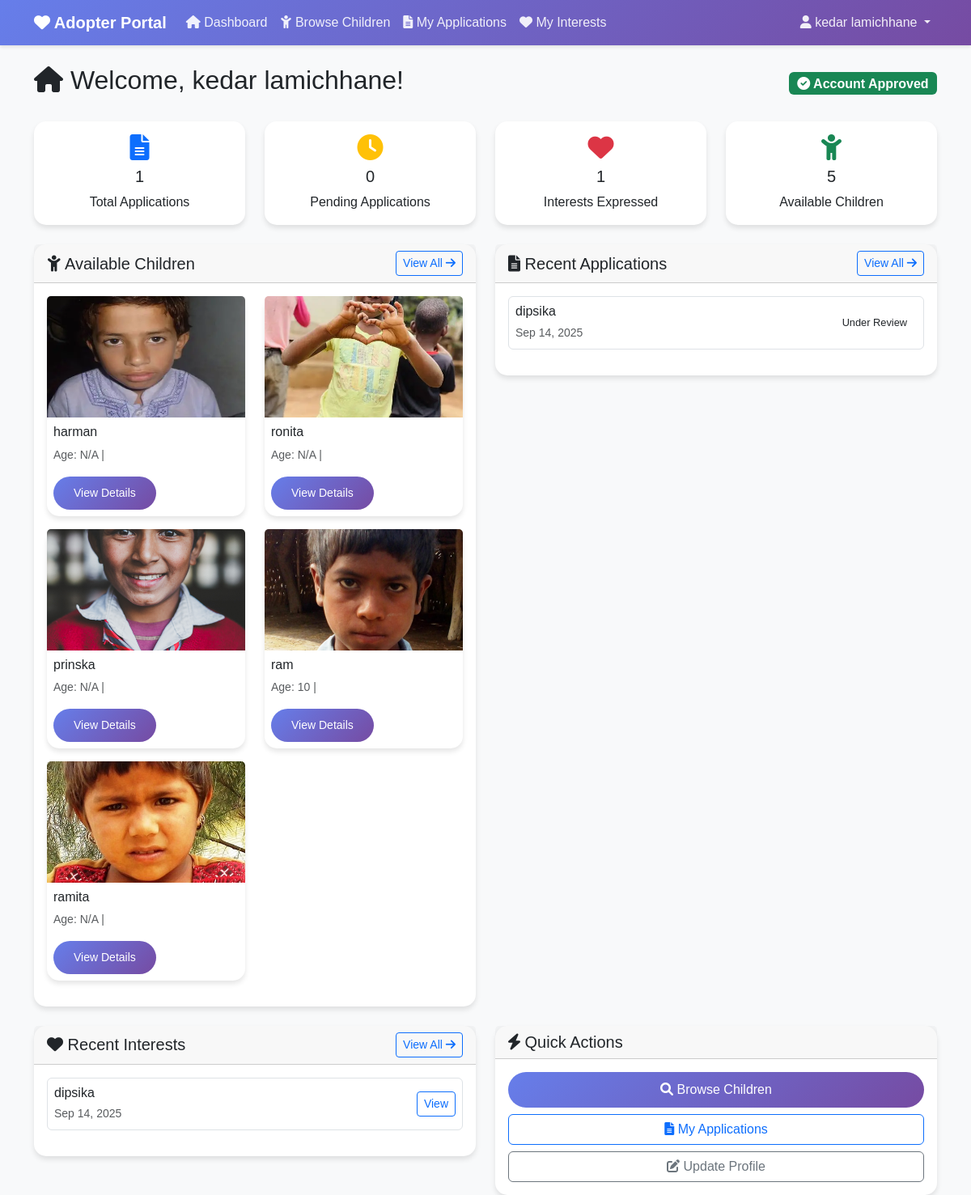
The app's page /adopter/dashboard/ (signed in) with its own data.
### orphanage/models.py (models this page shows, shortened)
class Adopter(models.Model):
    user = models.OneToOneField(User, on_delete=models.CASCADE, related_name='adopter_profile')
    phone = models.CharField(max_length=15, blank=True, null=True)
    address = models.TextField(blank=True, null=True)
    occupation = models.CharField(max_length=100, blank=True, null=True)
    annual_income = models.DecimalField(max_digits=12, decimal_places=2, blank=True, null=True)
    family_size = models.IntegerField(default=1)
    marital_status = models.CharField(
        max_length=20,
        choices=[
            ('Single', 'Single'),
            ('Married', 'Married'),
            ('Divorced', 'Divorced'),
            ('Widowed', 'Widowed')
        ],
        default='Single'
    )
    has_children = models.BooleanField(default=False)
    adoption_experience = models.TextField(blank=True, null=True)
    motivation = models.TextField(blank=True, null=True)
    is_approved = models.BooleanField(default=False)
    created_at = models.DateTimeField(auto_now_add=True)
    updated_at = models.DateTimeField(auto_now=True)

class Child(models.Model):
    name = models.CharField(max_length=100)
    gender = models.CharField(
        max_length=10,
        choices=[('Male', 'Male'), ('Female', 'Female'), ('Other', 'Other')]
    )
    admission_date = models.DateField(default=date.today)
    photo = models.ImageField(upload_to='child_photos/', null=True, blank=True)
    priority = models.IntegerField(default=1)
    need = models.TextField(blank=True, null=True)
    age = models.IntegerField(null=True, blank=True)
    child_need_fulfilled = models.BooleanField(default=False)
    date_of_birth = models.DateField(null=True, blank=True, help_text="Child's date of birth")
    background = models.TextField(blank=True, null=True, help_text="Child's background story and history")
    hobbies_interests = models.TextField(blank=True, null=True, help_text="Child's hobbies, interests, and activities")
    personality = models.TextField(blank=True, null=True, help_text="Child's personality traits and characteristics")
    health_status = models.TextField(blank=True, null=True, help_text="Health conditions and medical information")
    education_level = models.CharField(max_length=50, blank=True, null=True, help_text="Current education level")
    favorite_subjects = models.CharField(max_length=200, blank=True, null=True, help_text="Favorite subjects or activities")
    special_skills = models.TextField(blank=True, null=True, help_text="Special talents or skills")
    dietary_requirements = models.TextField(blank=True, null=True, help_text="Any dietary restrictions or preferences")
    languages_spoken = models.CharField(max_length=200, blank=True, null=True, help_text="Languages the child speaks")
    is_available_for_adoption = models.BooleanField(default=True, help_text="Whether child is available for adoption")
    adoption_notes = models.TextField(blank=True, null=True, help_text="Special notes for potential adopters")

class AdoptionApplication(models.Model):
    STATUS_CHOICES = [
        ('pending', 'Pending'),
        ('under_review', 'Under Review'),
        ('approved', 'Approved'),
        ('rejected', 'Rejected'),
        ('completed', 'Completed')
    ]
    adopter = models.ForeignKey(Adopter, on_delete=models.CASCADE, related_name='adoption_applications')
    child = models.ForeignKey(Child, on_delete=models.CASCADE, related_name='adoption_applications')
    status = models.CharField(max_length=20, choices=STATUS_CHOICES, default='pending')
    application_date = models.DateTimeField(auto_now_add=True)
    review_date = models.DateTimeField(blank=True, null=True)
    notes = models.TextField(blank=True, null=True)
    reviewed_by = models.ForeignKey(
        User,
        on_delete=models.SET_NULL,
        null=True,
        blank=True,
        related_name='reviewed_applications'
    )
    class Meta:
        unique_together = ['adopter', 'child']

class AdoptionInterest(models.Model):
    adopter = models.ForeignKey(Adopter, on_delete=models.CASCADE, related_name='interests')
    child = models.ForeignKey(Child, on_delete=models.CASCADE, related_name='interests')
    interest_date = models.DateTimeField(auto_now_add=True)
    notes = models.TextField(blank=True, null=True)
    class Meta:
        unique_together = ['adopter', 'child']

### orphanage/views/adopter_views.py (the view)
# urls.py: path('adopter/dashboard/', adopter_views.adopter_dashboard, name='adopter_dashboard'),
@login_required
def adopter_dashboard(request):
    try:
        adopter = request.user.adopter_profile
    except Adopter.DoesNotExist:
        messages.error(request, 'Adopter profile not found.')
        return redirect('orphanage:adopter_register')
    applications = AdoptionApplication.objects.filter(adopter=adopter).order_by('-application_date')
    interests = AdoptionInterest.objects.filter(adopter=adopter).order_by('-interest_date')
    applied_child_ids = applications.values_list('child_id', flat=True)
    available_children = Child.objects.exclude(id__in=applied_child_ids)[:6]
    context = {
        'adopter': adopter,
        'applications': applications[:5],
        'interests': interests[:5],
        'available_children': available_children,
        'total_applications': applications.count(),
        'pending_applications': applications.filter(status='pending').count(),
    }
    return render(request, 'orphanage/adopter/dashboard.html', context)

### orphanage/templates/orphanage/adopter/dashboard.html (shortened to what this page needs)
{% extends "orphanage/adopter/base.html" %}
{% block content %}
<div class="row">
    <div class="col-12">
        <div class="d-flex justify-content-between align-items-center mb-4">
            <h2><i class="fas fa-home"></i> Welcome, {{ adopter.user.get_full_name|default:adopter.user.username }}!</h2>
            <div class="text-end">
                <span class="badge bg-{% if adopter.is_approved %}success{% else %}warning{% endif %} fs-6">
                    {% if adopter.is_approved %}
                        <i class="fas fa-check-circle"></i> Account Approved
                    {% else %}
                        <i class="fas fa-clock"></i> Pending Approval
                    {% endif %}
                </span>
            </div>
        </div>
    </div>
</div>
<div class="row mb-4">
    <div class="col-md-3">
        <div class="card text-center">
            <div class="card-body">
                <i class="fas fa-file-alt fa-2x text-primary mb-2"></i>
                <h5 class="card-title">{{ total_applications }}</h5>
                <p class="card-text">Total Applications</p>
            </div>
        </div>
    </div>
    <div class="col-md-3">
        <div class="card text-center">
            <div class="card-body">
                <i class="fas fa-clock fa-2x text-warning mb-2"></i>
                <h5 class="card-title">{{ pending_applications }}</h5>
                <p class="card-text">Pending Applications</p>
            </div>
        </div>
    </div>
    <div class="col-md-3">
        <div class="card text-center">
            <div class="card-body">
                <i class="fas fa-heart fa-2x text-danger mb-2"></i>
                <h5 class="card-title">{{ interests|length }}</h5>
                <p class="card-text">Interests Expressed</p>
            </div>
        </div>
    </div>
    <div class="col-md-3">
        <div class="card text-center">
            <div class="card-body">
                <i class="fas fa-child fa-2x text-success mb-2"></i>
                <h5 class="card-title">{{ available_children|length }}</h5>
                <p class="card-text">Available Children</p>
            </div>
        </div>
    </div>
</div>
<div class="row">
    <div class="col-md-6">
        <div class="card">
            <div class="card-header d-flex justify-content-between align-items-center">
                <h5 class="mb-0"><i class="fas fa-child"></i> Available Children</h5>
                <a href="{% url 'orphanage:browse_children' %}" class="btn btn-sm btn-outline-primary">
                    View All <i class="fas fa-arrow-right"></i>
                </a>
            </div>
            <div class="card-body">
                {% if available_children %}
                    <div class="row">
                        {% for child in available_children %}
                        <div class="col-md-6 mb-3">
                            <div class="card h-100">
                                {% if child.photo %}
                                    <img src="{{ child.photo.url }}" class="card-img-top" alt="{{ child.name }}" style="height: 150px; object-fit: cover;">
                                {% else %}
                                    <div class="card-img-top bg-light d-flex align-items-center justify-content-center" style="height: 150px;">
                                        <i class="fas fa-user fa-3x text-muted"></i>
                                    </div>
                                {% endif %}
                                <div class="card-body p-2">
                                    <h6 class="card-title">{{ child.name }}</h6>
                                    <p class="card-text small text-muted">
                                        Age: {{ child.age|default:"N/A" }} | {{ child.gender }}
                                    </p>
                                    <a href="{% url 'orphanage:child_detail_adopter' child.id %}" class="btn btn-sm btn-primary">
                                        View Details
                                    </a>
                                </div>
                            </div>
                        </div>
                        {% endfor %}
                    </div>
                {% else %}
                    <p class="text-muted text-center">No available children at the moment.</p>
                {% endif %}
            </div>
        </div>
    </div>
    <div class="col-md-6">
        <div class="card">
            <div class="card-header d-flex justify-content-between align-items-center">
                <h5 class="mb-0"><i class="fas fa-file-alt"></i> Recent Applications</h5>
                <a href="{% url 'orphanage:my_applications' %}" class="btn btn-sm btn-outline-primary">
                    View All <i class="fas fa-arrow-right"></i>
                </a>
            </div>
            <div class="card-body">
                {% if applications %}
                    {% for application in applications %}
                    <div class="d-flex justify-content-between align-items-center mb-3 p-2 border rounded">
                        <div>
                            <h6 class="mb-1">{{ application.child.name }}</h6>
                            <small class="text-muted">{{ application.application_date|date:"M d, Y" }}</small>
                        </div>
                        <span class="status-badge status-{{ application.status }}">
                            {{ application.get_status_display }}
                        </span>
                    </div>
                    {% endfor %}
                {% else %}
                    <p class="text-muted text-center">No applications yet.</p>
                {% endif %}
            </div>
        </div>
    </div>
</div>
<div class="row mt-4">
    <div class="col-md-6">
        <div class="card">
            <div class="card-header d-flex justify-content-between align-items-center">
                <h5 class="mb-0"><i class="fas fa-heart"></i> Recent Interests</h5>
                <a href="{% url 'orphanage:my_interests' %}" class="btn btn-sm btn-outline-primary">
                    View All <i class="fas fa-arrow-right"></i>
                </a>
            </div>
            <div class="card-body">
                {% if interests %}
                    {% for interest in interests %}
                    <div class="d-flex justify-content-between align-items-center mb-3 p-2 border rounded">
                        <div>
                            <h6 class="mb-1">{{ interest.child.name }}</h6>
                            <small class="text-muted">{{ interest.interest_date|date:"M d, Y" }}</small>
                        </div>
                        <a href="{% url 'orphanage:child_detail_adopter' interest.child.id %}" class="btn btn-sm btn-outline-primary">
                            View
                        </a>
                    </div>
                    {% endfor %}
                {% else %}
                    <p class="text-muted text-center">No interests expressed yet.</p>
                {% endif %}
            </div>
        </div>
    </div>
    <div class="col-md-6">
        <div class="card">
            <div class="card-header">
                <h5 class="mb-0"><i class="fas fa-bolt"></i> Quick Actions</h5>
            </div>
            <div class="card-body">
                <div class="d-grid gap-2">
                    <a href="{% url 'orphanage:browse_children' %}" class="btn btn-primary">
                        <i class="fas fa-search"></i> Browse Children
                    </a>
                    <a href="{% url 'orphanage:my_applications' %}" class="btn btn-outline-primary">
                        <i class="fas fa-file-alt"></i> My Applications
                    </a>
                    <a href="{% url 'orphanage:update_profile' %}" class="btn btn-outline-secondary">
                        <i class="fas fa-edit"></i> Update Profile
                    </a>
                </div>
            </div>
        </div>
    </div>
</div>
{% endblock %}

### orphanage/templates/orphanage/adopter/base.html (shortened to what this page needs)
{% load static %}
<!DOCTYPE html>
<html lang="en">
<head>
    <link href="https://cdn.jsdelivr.net/npm/bootstrap@5.3.3/dist/css/bootstrap.min.css" rel="stylesheet">
    <link href="https://cdnjs.cloudflare.com/ajax/libs/font-awesome/6.0.0/css/all.min.css" rel="stylesheet">
</head>
<body>
    <nav class="navbar navbar-expand-lg navbar-dark">
        <div class="container">
            <a class="navbar-brand" href="{% url 'orphanage:adopter_dashboard' %}">
                <i class="fas fa-heart"></i> Adopter Portal
            </a>
            <div class="collapse navbar-collapse" id="navbarNav">
                <ul class="navbar-nav me-auto">
                    <li class="nav-item">
                        <a class="nav-link" href="{% url 'orphanage:adopter_dashboard' %}">
                            <i class="fas fa-home"></i> Dashboard
                        </a>
                    </li>
                    <li class="nav-item">
                        <a class="nav-link" href="{% url 'orphanage:browse_children' %}">
                            <i class="fas fa-child"></i> Browse Children
                        </a>
                    </li>
                    <li class="nav-item">
                        <a class="nav-link" href="{% url 'orphanage:my_applications' %}">
                            <i class="fas fa-file-alt"></i> My Applications
                        </a>
                    </li>
                    <li class="nav-item">
                        <a class="nav-link" href="{% url 'orphanage:my_interests' %}">
                            <i class="fas fa-heart"></i> My Interests
                        </a>
                    </li>
                </ul>
                <ul class="navbar-nav">
                    <li class="nav-item dropdown">
                        <a class="nav-link dropdown-toggle" href="#" id="navbarDropdown" role="button" data-bs-toggle="dropdown">
                            <i class="fas fa-user"></i> {{ user.get_full_name|default:user.username }}
                        </a>
                    </li>
                </ul>
            </div>
        </div>
    </nav>
    <div class="container mt-4">
        {% block content %}
        {% endblock %}
    </div>
</body>
</html>

### orphanage/templates/orphanage/adopter/base.html (style rules this page uses)
body { font-family: 'Arial', sans-serif; background-color: #f8f9fa; }
.navbar { background: linear-gradient(135deg, #667eea 0%, #764ba2 100%); box-shadow: 0 2px 4px rgba(0,0,0,0.1); }
.navbar-brand { font-weight: bold; color: white !important; }
.navbar-nav .nav-link { color: rgba(255,255,255,0.9) !important; font-weight: 500; transition: color 0.3s; }
.card { border: none; border-radius: 15px; box-shadow: 0 4px 6px rgba(0,0,0,0.1); transition: transform 0.3s, box-shadow 0.3s; }
.btn-primary { background: linear-gradient(135deg, #667eea 0%, #764ba2 100%); border: none; border-radius: 25px; padding: 10px 25px; font-weight: 500; }
.status-badge { padding: 5px 12px; border-radius: 20px; font-size: 0.8em; font-weight: 500; }

### records on screen
Adopter: user.get_full_name "kedar lamichhane"
Child: photo (picture), name "harman", age "N/A"
Child: photo (picture), name "ronita", age "N/A"
Child: photo (picture), name "prinska", age "N/A"
Child: photo (picture), name "ram", age "10"
Child: photo (picture), name "ramita", age "N/A"
AdoptionApplication: child.name "dipsika", application_date "Sep 14, 2025", status "Under Review"
AdoptionInterest: child.name "dipsika", interest_date "Sep 14, 2025"

### other values on screen
{{ user.get_full_name|default:user.username }} "kedar lamichhane"
{{ total_applications }} "1"
{{ pending_applications }} "0"
{{ interests|length }} "1"
{{ available_children|length }} "5"
